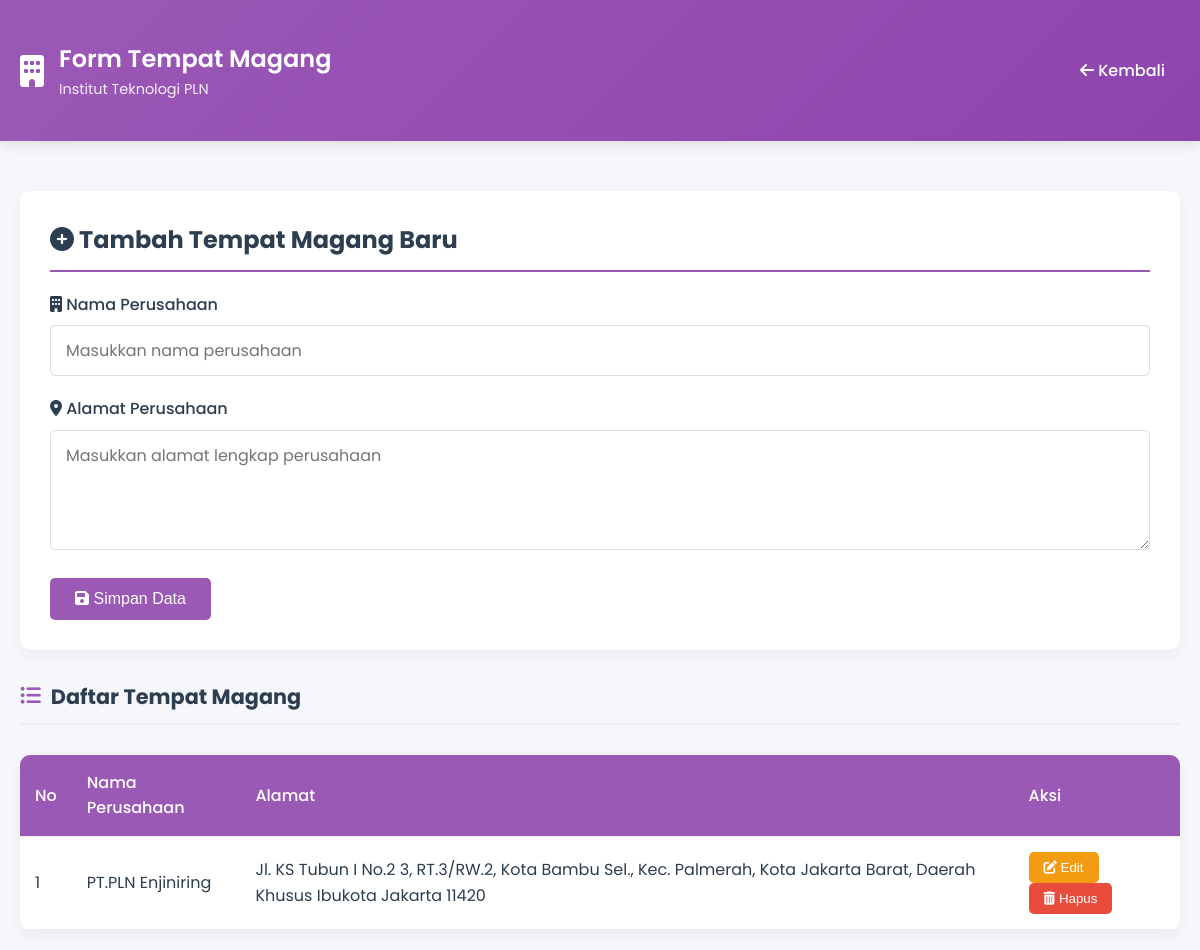
The app's page /tempat_form.php with its own data.
### tables this page shows
CREATE TABLE `tempat_magang` (
  `ID_Lokasi_Magang` int(11) NOT NULL,
  `Nama_Perusahaan` varchar(100) NOT NULL,
  `Alamat_Perusahaan` text NOT NULL,
  `Total_Mahasiswa` int(11) DEFAULT 0
);

### tempat_form.php (the view, shortened to what this page needs)
<?php
$conn = new mysqli('localhost', 'root', '', 'sistem_magang');
$companies = $conn->query("SELECT * FROM Tempat_Magang ORDER BY Nama_Perusahaan");
?>
<!DOCTYPE html>
<html lang="en">
<head>
    <link rel="stylesheet" href="https://cdnjs.cloudflare.com/ajax/libs/font-awesome/6.0.0-beta3/css/all.min.css">
</head>
<body>
    <header>
        <div class="container header-content">
            <div class="logo">
                <i class="fas fa-building"></i>
                <div class="logo-text">
                    <h1>Form Tempat Magang</h1>
                    <p>Institut Teknologi PLN</p>
                </div>
            </div>
            <nav>
                <a href="index_pj.php"><i class="fas fa-arrow-left"></i> Kembali</a>
            </nav>
        </div>
    </header>
    <main class="container">
        <div class="form-container">
            <h2 class="form-title">
                <i class="fas fa-plus-circle"></i> Tambah Tempat Magang Baru
            </h2>
            <form method="POST">
                <div class="form-group">
                    <label for="nama_perusahaan">
                        <i class="fas fa-building"></i> Nama Perusahaan
                    </label>
                    <input type="text" id="nama_perusahaan" name="nama_perusahaan" required placeholder="Masukkan nama perusahaan">
                </div>
                <div class="form-group">
                    <label for="alamat">
                        <i class="fas fa-map-marker-alt"></i> Alamat Perusahaan
                    </label>
                    <textarea id="alamat" name="alamat" required placeholder="Masukkan alamat lengkap perusahaan"></textarea>
                </div>
                <button type="submit" class="btn">
                    <i class="fas fa-save"></i> Simpan Data
                </button>
            </form>
        </div>
        <h3 class="section-title">
            <i class="fas fa-list-ul"></i> Daftar Tempat Magang
        </h3>
        <?php if ($companies->num_rows > 0): ?>
            <table class="data-table">
                <thead>
                    <tr>
                        <th>No</th>
                        <th>Nama Perusahaan</th>
                        <th>Alamat</th>
                        <th>Aksi</th>
                    </tr>
                </thead>
                <tbody>
                    <?php $no = 1; ?>
                    <?php while($company = $companies->fetch_assoc()): ?>
                        <tr>
                            <td><?= $no++ ?></td>
                            <td><?= htmlspecialchars($company['Nama_Perusahaan']) ?></td>
                            <td><?= htmlspecialchars($company['Alamat_Perusahaan']) ?></td>
                            <td>
                                <button class="action-btn btn-edit">
                                    <i class="fas fa-edit"></i> Edit
                                </button>
                                <button class="action-btn btn-delete">
                                    <i class="fas fa-trash-alt"></i> Hapus
                                </button>
                            </td>
                        </tr>
                    <?php endwhile; ?>
                </tbody>
            </table>
        <?php endif; ?>
    </main>
</body>
</html>

### tempat_form.php (style rules this page uses)
:root { --primary: #3498db; --primary-dark: #2980b9; --secondary: #2ecc71; --danger: #e74c3c; --warning: #f39c12; --light: #ecf0f1; --dark: #2c3e50; --gray: #95a5a6; --company-color: #9b59b6; }
* { margin: 0; padding: 0; box-sizing: border-box; }
body { font-family: 'Poppins', sans-serif; background-color: #f5f7fa; color: var(--dark); line-height: 1.6; }
.container { max-width: 1200px; margin: 0 auto; padding: 20px; }
header { background: linear-gradient(135deg, var(--company-color), #8e44ad); color: white; padding: 20px 0; box-shadow: 0 4px 12px rgba(0, 0, 0, 0.1); margin-bottom: 30px; }
.header-content { display: flex; justify-content: space-between; align-items: center; }
.logo { display: flex; align-items: center; gap: 15px; }
.logo i { font-size: 2rem; }
.logo-text h1 { font-size: 1.5rem; font-weight: 600; }
.logo-text p { font-size: 0.9rem; opacity: 0.9; }
nav a { color: white; text-decoration: none; font-weight: 500; padding: 8px 15px; border-radius: 5px; transition: all 0.3s ease; }
.form-container { background: white; border-radius: 10px; padding: 30px; box-shadow: 0 5px 15px rgba(0, 0, 0, 0.05); margin-bottom: 30px; }
.form-title { font-size: 1.5rem; color: var(--dark); margin-bottom: 20px; padding-bottom: 10px; border-bottom: 2px solid var(--company-color); }
.form-group { margin-bottom: 20px; }
label { display: block; margin-bottom: 8px; font-weight: 500; color: var(--dark); }
input, textarea, select { width: 100%; padding: 12px 15px; border: 1px solid #ddd; border-radius: 5px; font-size: 16px; font-family: 'Poppins', sans-serif; transition: border 0.3s ease; }
textarea { min-height: 120px; resize: vertical; }
.btn { display: inline-block; background: var(--company-color); color: white; border: none; padding: 12px 25px; border-radius: 5px; cursor: pointer; font-size: 16px; font-weight: 500; transition: background 0.3s ease; }
.data-table { width: 100%; border-collapse: collapse; margin-top: 30px; background: white; border-radius: 10px; overflow: hidden; box-shadow: 0 5px 15px rgba(0, 0, 0, 0.05); }
.data-table th, .data-table td { padding: 15px; text-align: left; border-bottom: 1px solid #eee; }
.data-table th { background: var(--company-color); color: white; font-weight: 500; }
.action-btn { padding: 8px 15px; border: none; border-radius: 5px; cursor: pointer; font-weight: 500; transition: all 0.3s ease; }
.btn-edit { background: var(--warning); color: white; }
.btn-delete { background: var(--danger); color: white; }
.section-title { font-size: 1.3rem; color: var(--dark); margin: 30px 0 15px; padding-bottom: 10px; border-bottom: 2px solid #eee; display: flex; align-items: center; gap: 10px; }
.section-title i { color: var(--company-color); }

### records on screen
tempat_magang: Nama_Perusahaan "PT.PLN Enjiniring", Alamat_Perusahaan "Jl. KS Tubun I No.2 3, RT.3/RW.2, Kota Bambu Sel., Kec. Palmerah, Kota Jakarta Barat, Daerah Khusus Ibukota Jakarta 11420"
